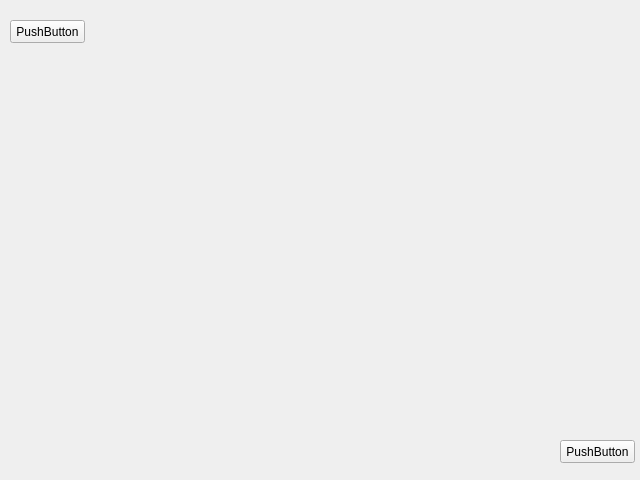
<?xml version="1.0" encoding="UTF-8"?>
<ui version="4.0">
 <class>MainWindow</class>
 <widget class="QMainWindow" name="MainWindow">
  <property name="geometry">
   <rect>
    <x>0</x>
    <y>0</y>
    <width>640</width>
    <height>480</height>
   </rect>
  </property>
  <property name="windowTitle">
   <string>Webcam viewer</string>
  </property>
  <widget class="QWidget" name="centralwidget">
   <widget class="QLabel" name="lblWebcam">
    <property name="geometry">
     <rect>
      <x>109</x>
      <y>38</y>
      <width>521</width>
      <height>391</height>
     </rect>
    </property>
    <property name="frameShape">
     <enum>QFrame::NoFrame</enum>
    </property>
    <property name="frameShadow">
     <enum>QFrame::Plain</enum>
    </property>
    <property name="text">
     <string/>
    </property>
    <property name="scaledContents">
     <bool>true</bool>
    </property>
   </widget>
   <widget class="QPushButton" name="pushButton">
    <property name="geometry">
     <rect>
      <x>10</x>
      <y>20</y>
      <width>75</width>
      <height>23</height>
     </rect>
    </property>
    <property name="text">
     <string>PushButton</string>
    </property>
   </widget>
   <widget class="QPushButton" name="pushButton_2">
    <property name="geometry">
     <rect>
      <x>560</x>
      <y>440</y>
      <width>75</width>
      <height>23</height>
     </rect>
    </property>
    <property name="text">
     <string>PushButton</string>
    </property>
   </widget>
  </widget>
 </widget>
 <resources/>
 <connections/>
</ui>
